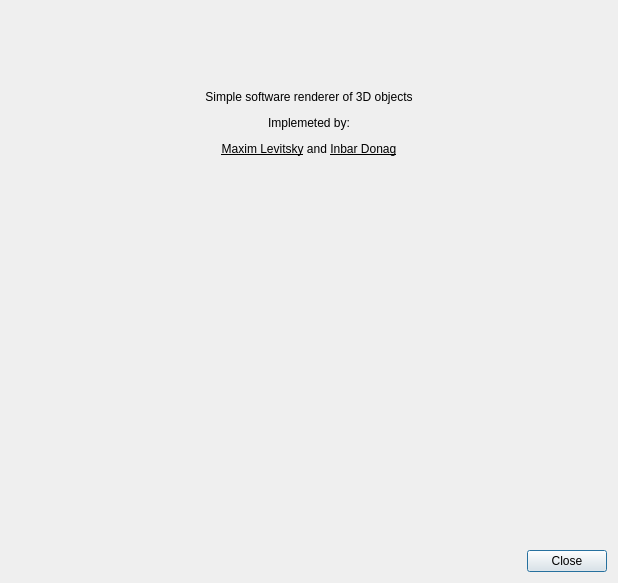
<?xml version="1.0" encoding="UTF-8"?>
<ui version="4.0">
 <class>aboutDialog</class>
 <widget class="QDialog" name="aboutDialog">
  <property name="geometry">
   <rect>
    <x>0</x>
    <y>0</y>
    <width>618</width>
    <height>583</height>
   </rect>
  </property>
  <property name="windowTitle">
   <string>About</string>
  </property>
  <property name="windowIcon">
   <iconset resource="../resources.qrc">
    <normaloff>:/icon.ico</normaloff>:/icon.ico</iconset>
  </property>
  <layout class="QVBoxLayout" name="verticalLayout">
   <property name="sizeConstraint">
    <enum>QLayout::SetDefaultConstraint</enum>
   </property>
   <item>
    <widget class="QLabel" name="label_2">
     <property name="text">
      <string>&lt;html&gt;&lt;head/&gt;&lt;body&gt;&lt;p align=&quot;center&quot;&gt;Simple software renderer of 3D objects&lt;/p&gt;&lt;p align=&quot;center&quot;&gt;Implemeted by:&lt;/p&gt;&lt;p align=&quot;center&quot;&gt;&lt;span style=&quot; text-decoration: underline;&quot;&gt;Maxim Levitsky&lt;/span&gt; and &lt;span style=&quot; text-decoration: underline;&quot;&gt;Inbar Donag&lt;/span&gt;&lt;/p&gt;&lt;p align=&quot;center&quot;&gt;&lt;br/&gt;&lt;/p&gt;&lt;/body&gt;&lt;/html&gt;</string>
     </property>
    </widget>
   </item>
   <item>
    <widget class="QLabel" name="label">
     <property name="maximumSize">
      <size>
       <width>600</width>
       <height>425</height>
      </size>
     </property>
     <property name="text">
      <string/>
     </property>
     <property name="pixmap">
      <pixmap resource="../resources.qrc">:/about.png</pixmap>
     </property>
     <property name="scaledContents">
      <bool>true</bool>
     </property>
     <property name="alignment">
      <set>Qt::AlignCenter</set>
     </property>
    </widget>
   </item>
   <item>
    <widget class="QDialogButtonBox" name="buttonBox">
     <property name="orientation">
      <enum>Qt::Horizontal</enum>
     </property>
     <property name="standardButtons">
      <set>QDialogButtonBox::Close</set>
     </property>
    </widget>
   </item>
  </layout>
 </widget>
 <resources>
  <include location="../resources.qrc"/>
 </resources>
 <connections>
  <connection>
   <sender>buttonBox</sender>
   <signal>accepted()</signal>
   <receiver>aboutDialog</receiver>
   <slot>accept()</slot>
   <hints>
    <hint type="sourcelabel">
     <x>248</x>
     <y>254</y>
    </hint>
    <hint type="destinationlabel">
     <x>157</x>
     <y>274</y>
    </hint>
   </hints>
  </connection>
  <connection>
   <sender>buttonBox</sender>
   <signal>rejected()</signal>
   <receiver>aboutDialog</receiver>
   <slot>reject()</slot>
   <hints>
    <hint type="sourcelabel">
     <x>316</x>
     <y>260</y>
    </hint>
    <hint type="destinationlabel">
     <x>286</x>
     <y>274</y>
    </hint>
   </hints>
  </connection>
 </connections>
</ui>
